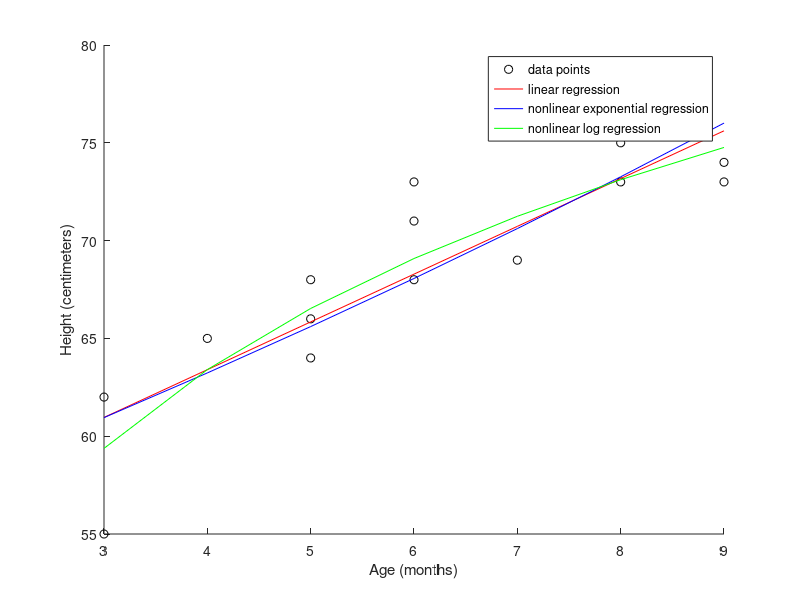

This chart was generated by the following MATLAB code:
%% Tu Tran - Homework 1
clear all;
clc;

% Age
X = [3 6 5 5 3 4 9 8 9 7 6 5 8 6];
% Height
y = [55 68 64 66 62 65 74 75 73 69 73 68 73 71];

% Correlation coefficients
CorrelationCoefficients = zeros(3,1);

% plot the points on the graph
scatter(X, y, 'k');
xlabel('Age (months)');
ylabel('Height (centimeters)');
hold on

n = length(X);
y_avg = mean(y);
xaxis = 3:9;

% applying linear regression
a = (n*dot(X, y) - sum(X)*sum(y)) / (n*sum(X.^2) - sum(X)^2);
b = (sum(X)*dot(X, y) - sum(X.^2)*sum(y)) / (sum(X)^2 - n*sum(X.^2));

f = @(t) a*t + b;

E2 = sqrt(sum((f(X) - y).^2)/n);
plot(xaxis, f(xaxis), 'r');

% applying nonlinear exponential regression
y_exp = log(y);
a = (n*dot(X, y_exp) - sum(X)*sum(y_exp)) / (n*sum(X.^2) - sum(X)^2);
b = (sum(X)*dot(X, y_exp) - sum(X.^2)*sum(y_exp)) / (sum(X)^2 - n*sum(X.^2));
b = exp(b);

g = @(t) b*exp(a*t);

E2 = sqrt(sum((g(X) - y).^2)/n);
plot(xaxis, g(xaxis), 'b');

% applying nonlinear log regression
X_log = log(X);
a = (n*dot(X_log, y) - sum(X_log)*sum(y)) / (n*sum(X_log.^2) - sum(X_log)^2);
b = (sum(X_log)*dot(X_log, y) - sum(X_log.^2)*sum(y)) / (sum(X_log)^2 - n*sum(X_log.^2));

h = @(t) a*log(t) + b;

E2 = sqrt(sum((h(X) - y).^2)/n);
plot(xaxis, h(xaxis), 'g');

legend('data points', 'linear regression', 'nonlinear exponential regression', 'nonlinear log regression');

% calculate coeff
funcs = {f g h};
for i=1:3
    ya = funcs{i}(X);
    CorrelationCoefficients(i) = sqrt((sum((y-y_avg).^2)-sum((ya-y).^2))/sum((y-y_avg).^2));
end

fprintf('Correlation coefficients are:\n')
CorrelationCoefficients